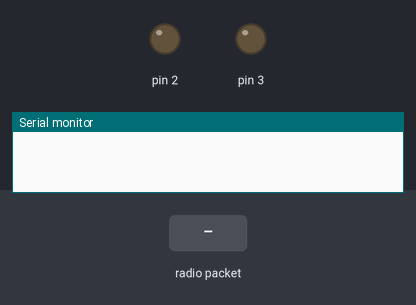
Bench run of a sketch on a simulated Arduino Uno, built with avr-gcc and run on an emulated ATmega328P. Shown: output pins drawn as LEDs (lit = HIGH), the last lines printed to the serial monitor. The inputs (shaded band) are chosen by the test bench. No radio packets arrive unless stated.

Above: at 1.2 s.
1.3 s: radio packet "Success" arrives
At 2.1 s:
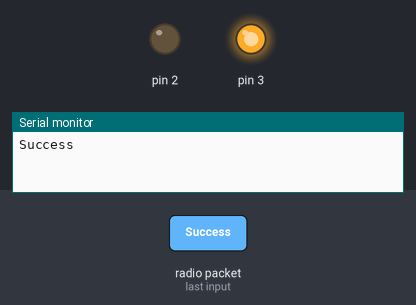
4.3 s: radio packet "Failure" arrives
At 5.6 s:
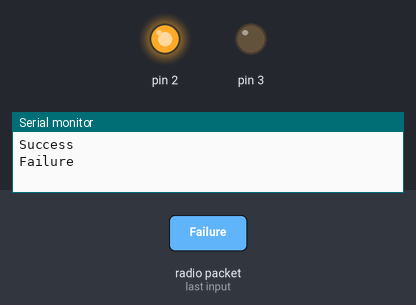
Timing chart, 0 to 8.3 s (numbered marks = the images above; inputs shaded):
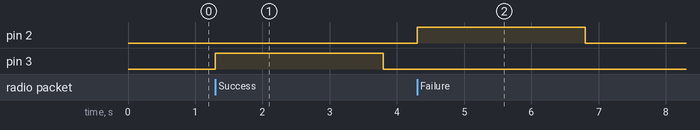

The sketch:

reciever.ino
```cpp
//Credit to Dejan Nedelkovski, www.HowToMechatronics.com, for part of this code

#include <SPI.h>
#include <nRF24L01.h>
#include <RF24.h>

RF24 radio(7, 8); // CE, CSN

const byte address[6] = "00005";

void setup() {
  Serial.begin(9600);
  radio.begin();
  radio.openReadingPipe(0, address);
  radio.setPALevel(RF24_PA_MIN);
  radio.startListening();
  pinMode(2, OUTPUT);
  pinMode(3, OUTPUT);
}

void loop() {
  if (radio.available()) {
    char text[32] = "";
    radio.read(&text, sizeof(text));
    Serial.println(text);
    if (strcmp(text, "Success") == 0) {
      digitalWrite(3, HIGH);
      delay(2500);
      digitalWrite(3, LOW);
    }
    else if (strcmp(text, "Failure") == 0) {
      digitalWrite(2, HIGH);
      delay(2500);
      digitalWrite(2, LOW);
    }
  }
}
```

Measured:
- after the input at 1.3 s, pin 3: LOW → HIGH at once, → LOW 2.5 s later
- after the input at 4.3 s, pin 2: LOW → HIGH at once, → LOW 2.5 s later
